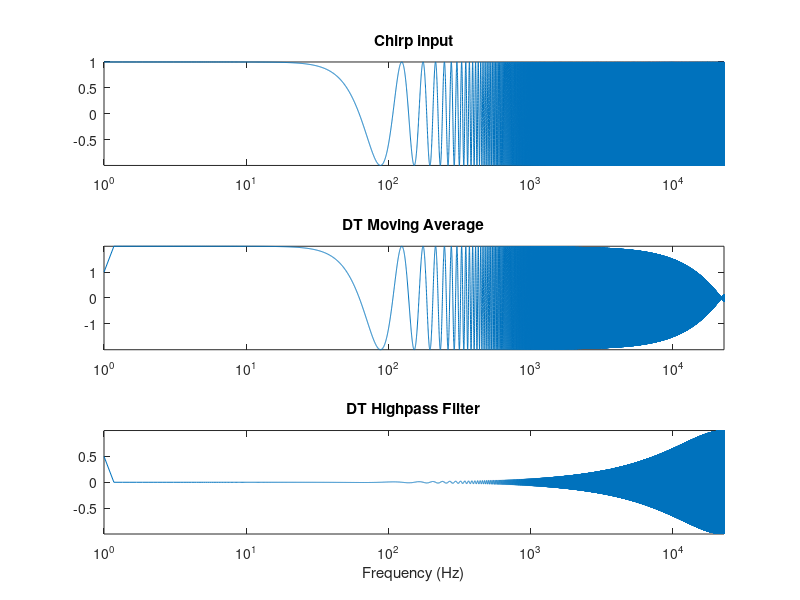

Write the MATLAB code that produced this figure. (Note: this script raises an error after producing the figure.)
%% Signals and Systems Case Study 1: Audio Equalizer
%% Introduction
% * Authors:                  Will Burgess, Leela Srinivas, Mack La Rosa
% * Class:                    ESE 351
% * Date:                     Created 2/20/2024, Last Edited 
% * With contributions from:  
%% Initialization
close all
Fs = 44.1e3; %44.1 kHz Audio Sampling Frequency

disp("leela says hi");

%% Task 1: Design Variable Amplification for 5 Band Frequencies
% Here we will construct the set of linear systems
%% Task 1: Initialize R and C values for desired cutoff frequencies
C = 10e-6; % Consider resistance will be constant at 10uF, R will change to alter cutoff freq
% Create a vector of R values for Lo and Hi respectively
R_Lo = zeros(5,1);
R_Hi = zeros(5,1);
% Band 1: 60Hz
cutoff_Lo = 1;
R_Hi(1) = 1/(2*pi*C*cutoff_Lo);

cutoff_Hi = 119;
R_Lo(1) = 1/(2*pi*C*cutoff_Hi);

%Band 2: 230Hz
cutoff_Lo = 119;
R_Hi(2) = 1/(2*pi*C*cutoff_Lo);

cutoff_Hi = 341;
R_Lo(2) = 1/(2*pi*C*cutoff_Hi);

%Band 3: 910Hz
cutoff_Lo = 341;
R_Hi(3) = 1/(2*pi*C*cutoff_Lo);

cutoff_Hi = 1479;
R_Lo(3) = 1/(2*pi*C*cutoff_Hi);

%Band 4: 3kHz
cutoff_Lo = 1479;
R_Hi(4) = 1/(2*pi*C*cutoff_Lo);

cutoff_Hi = 4521;
R_Lo(4) = 1/(2*pi*C*cutoff_Hi);

%band 5: 14kHz
cutoff_Lo = 4521;
R_Hi(5) = 1/(2*pi*C*cutoff_Lo);

cutoff_Hi = 23479;
R_Lo(5) = 1/(2*pi*C*cutoff_Hi);

%% Task 1: Initialize a and b Coefficients for lsim of bands

%Lowpass Filter Coefficients
a_Lo = zeros(5, 2);
a_Lo(:,1) = 1;
a_Lo(:,2) = 1./(C.*R_Lo);
b_Lo = 1./(C.*R_Lo);

%HighPass Filter Coefficients
a_Hi = zeros(5, 1);
a_Hi(:,1) = 1;
a_Hi(:,2) = 1./(C.*R_Lo);
b_Hi = zeros(5, 1);
b_Hi(:,1) = 1;

%% Import Chirp

fs = 44.1e3; % sampling frequency
dT = 1/fs; % sampling period
t = 0:dT:3; % time vector
fmin = 1; fmax = 23e3; % 10000; % min and max frequencies for chirp
fchirp = (fmax-fmin).*t/max(t)+fmin; % chirp instantaneous frequency
xchirp = cos(2*pi*fchirp/2.*t); % chirp signal
% xchirp = chirp(t,fmin,max(t),fmax,'logarithmic'); % use of Matlab chirp with logarithmic frequency variation
% sound(xchirp,fs)
ychirpHPF = filter(.5*[1 -1],1,xchirp);
ychirpMA = filter(ones(2,1),1,xchirp);
% visualization - log-frequency linear-amplitude
figure, subplot(3,1,1), plot(fchirp,xchirp); title('Chirp input')
subplot(3,1,2), plot(fchirp,(ychirpMA)); title('DT Moving Average')
subplot(3,1,3), plot(fchirp,(ychirpHPF)); title('DT Highpass Filter'), xlabel('Frequency (Hz)')
% to visualize with log or linear scale for frequency or amplitude, use this code accordingly
for i = 1:3, subplot(3,1,i), set(gca,'XScale','log'), set(gca,'YScale','linear'), axis tight, end
%% Task 1: 
output = xchirp;
bode_range = logspace(1, 4, length(fchirp));
outputSum = zeros(length(fchirp), 1);
for i = 1:5
output_filter = lsim(b_Lo(i,:),a_Lo(i,:), output,fchirp);
output_filter = lsim(b_Hi(i,:),a_Hi(i,:), output_filter,fchirp);
outputSum = outputSum + output_filter;
end
figure, plot(outputSum, 'XScale','log')
%% Read All Audio Files

%Import Blue in Green with Siren
[sound_BGS] = audioread('Blue in Green with Siren.wav','native');
sound_BGS = sound_BGS(:,1);

%Import Giant Steps Bass Cut
[sound_GSBC] = audioread('Giant Steps Bass Cut.wav','native');
sound_GSBC = sound_GSBC(:,1);

%Import piano_noisy
[sound_PN] = audioread('piano_noisy.wav','native');
sound_PN = sound_PN(:,1);

%Import roosevelt_noisy
[sound_RN] = audioread('roosevelt_noisy.wav','native');
sound_RN = sound_RN(:,1);

%Import Space Staion - Treble Cut
[sound_SS] = audioread('Space Station - Treble Cut.wav','native');
sound_SS = sound_SS(:,1);

%Import violin_w_siren
[sound_VS] = audioread('violin_w_siren.wav','native');
sound_VS = sound_VS(:,1);